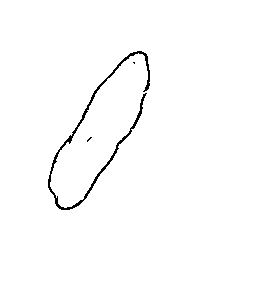
#> input picture bud3/images/edged_img/image_08-07-2020_01-00-40_PM.png, 280 x 288 px; its folder holds 4 pictures in this run
$ python main.py   (older library calls are emulated)
#> lines starting #> are read from the running program, lines starting #| are printed output that depends on the picture; after the words box and inside, x2 and y2 are one past the last pixel; in counts of white or black regions, pixels touching at a corner belong together
### bud3/find_contours.py
import numpy as np
import cv2
import seaborn as sns
import matplotlib.pyplot as plt
import os
from math import sqrt
from datetime import datetime
from datetime import timedelta
import matplotlib.dates as mdates
from scipy import stats

def canny_edge(in_filename):
    img = cv2.imread(in_filename,0)
    gray_filtered = cv2.bilateralFilter(img, 10, 500, 2)

    # Using the Canny filter to get contours
    edges = cv2.Canny(gray_filtered, 20, 30)
    # Using the Canny filter with different parameters
    edges_high_thresh = cv2.Canny(gray_filtered, 60, 120)
    # Stacking the images to print them together
    # For comparison
    images = np.hstack((img, edges, edges_high_thresh))
    # Output the resulting

    cv2.imwrite('images/canny_img/canny_'+ \
                 os.path.splitext(os.path.basename(in_filename))[0] + \
                 '.png',images)
    return edges_high_thresh

def contours_metadata(contours):
    ##將contours的metadata存入contours_data
    contours_data={}
    cnts_perimeter=[]
    cnts_area=[]
    cnts_index=[]

    ## 計算資料分布改框的條件，因為小於200的資料太多，故刪除
    for c in contours:
        if cv2.contourArea(c)>200.0 and \
           cv2.arcLength(c,False)<600 :
            cnts_index.append(c)
            cnts_perimeter.append(cv2.arcLength(c,False))
            cnts_area.append(cv2.contourArea(c))
    contours_data['index']=cnts_index
    contours_data['perimeter']=cnts_perimeter
    contours_data['area']=cnts_area
    # show_statistic(contours_data['area'],25.0)

    # plt.hist(contours_data['area'], color = 'blue', edgecolor = 'black'
    #          ,bins = int((max(contours_data['area'])-min(contours_data['area']))/25.0))
    contours_data['area_avg']=np.average(contours_data['area'])
    contours_data['area_variance']=np.var(contours_data['area'])
    contours_data['area_std']=np.std(contours_data['area'])
    bp_dict=plt.boxplot(contours_data['area'])

    contours_data['area_Q1']=[item.get_ydata()[1] for item in bp_dict['boxes']][0]
    contours_data['area_Q3']=[item.get_ydata()[3] for item in bp_dict['boxes']][0]
    contours_data['area_median']=[item.get_ydata()[1] for item in bp_dict['medians']][0]
    contours_data['area_min']=[item.get_ydata()[1] for item in bp_dict['whiskers']][0]
    contours_data['area_max']=[item.get_ydata()[1] for item in bp_dict['whiskers']][1]

    plt.clf()
    plt.close()
    # [5 lines of commented-out code are left out]

    return contours_data


def myfunc(x):
    return slope * x + intercept

#draw_fitline v0.1.1 updated at 2020/08/06
#x, y: data to fit
#pyplot_formatter: pyplot Format Strings
#fit_type: one of "exp", "poly", "linear"
# "poly" will use 3rd degree polynomial to draw the fit curve

# The original x value bases on timestamps
# and the value is too big, regression function will have ugly coefficients to display
# We use twiny() to draw on another x-axis
# to avoid the problem here
def draw_fitline(ax, x, y, pyplot_formatter, fit_type):
    draw_fitline
    def R2(x, y, coefs):
        p = np.poly1d(coefs)
        yhat = p(x) # or [p(z) for z in x]
        ybar = np.sum(y)/len(y)          # or sum(y)/len(y)
        ssreg = np.sum((yhat-ybar)**2)   # or sum([ (yihat - ybar)**2 for yihat in yhat])
        sstot = np.sum((y - ybar)**2)    # or sum([ (yi - ybar)**2 for yi in y])
        return ssreg / sstot

    order = 3
    dot_num = 100
    x_base = x[0]
    x = [item - x_base for item in x]
    xp = np.linspace(x[0], x[-1], dot_num)

    main_ax = ax.twiny()
    original_xlim = ax.get_xlim()
    main_ax.set_xlim([timestamp - x_base for timestamp in original_xlim])


    if fit_type == "exp":

        # Using polyfit to compute exponential regression function
        # y = b*exp(a*x)
        exp_coef = np.polyfit(x, np.log(y), 1)
        pexp = np.poly1d(exp_coef)

        # But be careful, to transform a linear function to a exponential function
        # we should addjust coefficients.
        print(exp_coef)
        a = exp_coef[0]
        b = np.exp(exp_coef[1])

        print("R2 value: ")
        print(R2(x, np.log(y), exp_coef))
        print("for function y = b*exp(a*x), b = {b:e}, a={a:e}".format(b=b, a=a))
        line_expfit, = main_ax.plot(xp, np.exp(pexp(xp)), label=r'exponential regression $y = {b:.2f}e^{{{a:.2f}x}}$'.format(b=b, a=a))
        main_ax.legend(handles=[line_expfit])

        return line_expfit


    elif fit_type == "linear":
        slope, intercept, r, p, std_err = stats.linregress(x, y)
        y_regression = [slope * n + intercept for n in x]

        print("R2 value: ")
        print(R2(x, y, [slope, intercept]))
        print("for function y = a*x + b, a = {a}, b = {b}".format(a=slope, b=intercept))

        line_regression, = main_ax.plot(x, y_regression, label=r'linear regression $y = {a:.2f}x + {b:.2f}$'.format(a=slope, b=intercept))
        main_ax.legend(handles=[line_regression])

        return line_regression

    elif fit_type == "poly":
        poly_coef = np.polyfit(x, y, order)
        p3 = np.poly1d(poly_coef)

        print("R2 value: ")
        print(R2(x, y, poly_coef))
        print("for function y = ax^3 + bx^2 + cx + d, \n a = {a}, \n b = {b}, \n c = {c}, \n d = {d}".format(
            a=poly_coef[3],
            b=poly_coef[2],
            c=poly_coef[1],
            d=poly_coef[0]))

        line_regression, = main_ax.plot(xp, p3(xp), label=r'polynomial regression $y = {a:.2f}x^3 + {b:.2f}x^2 + {c:.2f}x + {d:.2f}$'.format(
            a=poly_coef[3],
            b=poly_coef[2],
            c=poly_coef[1],
            d=poly_coef[0]))
        main_ax.legend(handles=[line_regression])

        return line_regression


def BudContours():
    directory="images/edged_img/"
    datetime_objects=[]
    files=[]
    banana_volume_list=[]
    for filename in os.listdir(directory):
        if filename.endswith(".jpg") or filename.endswith(".png"):
            # [5 lines of commented-out code are left out]
            datetime_objects.append(datetime.strptime(filename,"image_%d-%m-%Y_%I-%M-%S_%p.png"))
#> pass 2 of the loop in BudContours, `for filename in os.listdir(directory):`:
#> pass 3 of the loop in BudContours, `for filename in os.listdir(directory):`:
#> the loop made 4 passes; the first 3 are shown
            # datetime_objects.append(datetime.strptime(date_info,"%m_%d_%H_%M_%S"))
            # print("--",os.path.join(directory,filename))

    datetime_objects=sorted(datetime_objects)
    for d in datetime_objects:
        filename=d.strftime("image_%d-%m-%Y_%I-%M-%S_%p.png")
        files.append(os.path.join(directory,filename))
        # print("--",os.path.join(directory,filename))

    for f in files:
        edges = canny_edge(f)
#> in canny_edge, `img = cv2.imread(in_filename,0)`: img: shape (288, 280); 98.8% white; black in thin lines or dots, all inside (x1, y1, x2, y2) = (48, 51, 150, 210)
#> in canny_edge, `gray_filtered = cv2.bilateralFilter(img, 10, 500, 2)`:
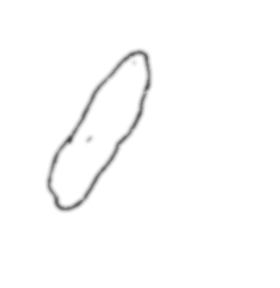
#> gray_filtered: shape (288, 280); min 71, max 255, mean 252
#> in canny_edge, `edges = cv2.Canny(gray_filtered, 20, 30)`:
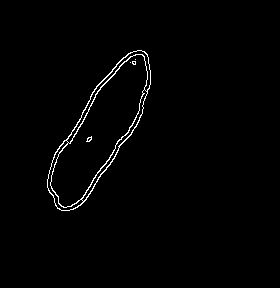
#> edges: shape (288, 280); 1.2% white in thin lines or dots, all inside (x1, y1, x2, y2) = (47, 50, 151, 211)
#> in canny_edge, `images = np.hstack((img, edges, edges_high_thresh))`:
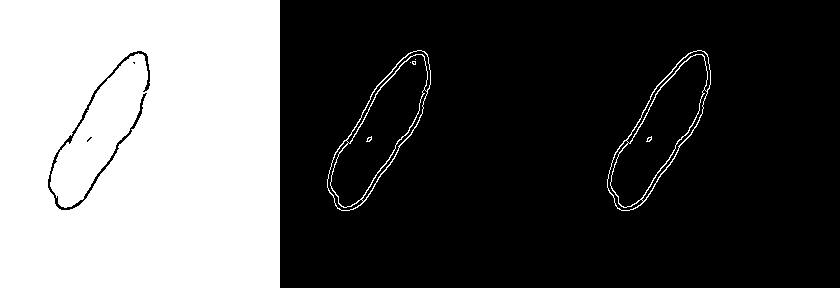
#> images: shape (288, 840); 33.8% white; 8 white regions (5 under 20 px)
        ret,thresh = cv2.threshold(edges,127,255,0)
        # [4 lines of commented-out code are left out]
        _, contours, hierarchy = cv2.findContours(thresh,cv2.RETR_EXTERNAL,cv2.CHAIN_APPROX_SIMPLE)
#> contours = 1 contour; box (x1, y1, x2, y2) and area: (47, 50, 151, 211) 7773
        metadata = contours_metadata(contours)
#> the loop in contours_metadata, `for c in contours:` made 1 pass
#> after the loop in contours_metadata, `for c in contours:`: cnts_area = [7773]; cnts_index has the same summary as contours in BudContours; cnts_perimeter = [419.7]
#> in contours_metadata, `bp_dict=plt.boxplot(contours_data['area'])`: bp_dict = 6 items
#> metadata = 11 items
        minimum =metadata['area_min']
#> minimum = 7773
        median =metadata['area_median']
#> median = 7773
        maximum =metadata['area_max']
#> maximum = 7773
        area_avg = metadata['area_avg']
#> area_avg = 7773
        area_std = metadata['area_std']
#> area_std = 0
        q1=metadata['area_Q1']
#> q1 = 7773
        cnt_with_area =[]
        total_area = 0.0
        total_volume = 0.0
        # /** 針對average、standard deviation去篩選contours */
        for c in contours:
            #if cv2.contourArea(c)>(minimum)and \
             #cv2.contourArea(c)<(maximum):
            cnt_with_area.append(c)
            a = cv2.contourArea(c)
            total_area += a
            total_volume += sqrt(a)**3
#> this loop made 1 pass
#> (a, total_area, total_volume) on pass 1: (7773, 7773, 685303.6)
#> after the loop, cnt_with_area has the same summary as contours; total_area = 7773; total_volume = 685303.6
        # print(len(cnt_with_area))

        # /** 使用Q1、medina、Q3來篩選contours
        # for c in contours:
        #     if cv2.contourArea(c)> median and \
        #         cv2.contourArea(c)< maximum :
        #         cnt_with_area.append(c)
        #         total_area += cv2.contourArea(c)

        read_filename = directory+ \
                        os.path.splitext(os.path.basename(f))[0] +\
                    '.png'
        print(read_filename)
        out_filename = 'images/result_pics/res_' + os.path.splitext(os.path.basename(f))[0] + '.png'
        result = cv2.drawContours(cv2.imread(read_filename), cnt_with_area, -1, (0,0,255), 2)
        cv2.imwrite(out_filename, result)
        ## 畫圖
        # if len(cnt_with_area)!=0.0:
        # print(total_area)
        # print(cnt_with_area)
        avg_area = total_area / len(cnt_with_area)
#> avg_area = 7773

        banana_volume = sqrt(avg_area)**3
#> banana_volume = 685303.6
        avg_volume = total_volume / len(cnt_with_area)
#> avg_volume = 685303.6
        # [4 lines of commented-out code are left out]
        banana_volume_list.append(avg_area)
#> pass 2 of the loop in BudContours, `for f in files:`:
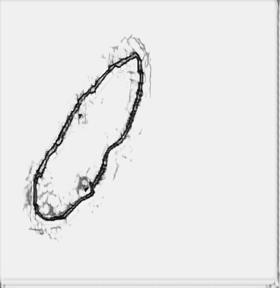
#> input picture bud3/images/edged_img/image_09-07-2020_01-00-10_AM.png, 280 x 288 px
#> in canny_edge, img is the input picture: shape (288, 280); min 3, max 255, mean 232.4
#> in canny_edge (call 2), `edges = cv2.Canny(gray_filtered, 20, 30)`:
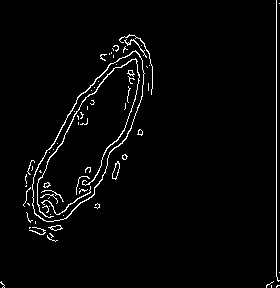
#> edges: shape (288, 280); 2.7% white in thin lines or dots
#> edges_high_thresh: shape (288, 280); 1.9% white in thin lines or dots, all inside (x1, y1, x2, y2) = (23, 0, 280, 282)
#> contours = 6 contours, 5 with area under 20; largest, box (x1, y1, x2, y2) and area: (32, 50, 145, 222) 9416
#> the loop in contours_metadata (call 2), `for c in contours:` made 6 passes
#> c on pass 2: [[27, 203], [29, 205], [29, 204], [28, 203]]
#> after the loop in contours_metadata (call 2), `for c in contours:`: cnts_area = [9416]; cnts_index = 1 contour; box (x1, y1, x2, y2) and area: (32, 50, 145, 222) 9416; cnts_perimeter = [457.7]
#> minimum = 9416
#> the loop in BudContours, `for c in contours:` made 6 passes
#> (a, total_area, total_volume) on passes 4 to 6: (9416, 9427.5, 913718), (8.5, 9436, 913742.8), (1.5, 9437.5, 913744.6)
#> after the loop in BudContours, `for c in contours:`: cnt_with_area has the same summary as contours; total_area = 9437.5; total_volume = 913744.6
#> in BudContours, `result = cv2.drawContours(cv2.imread(read_filename), cnt_with_area, -1..`:
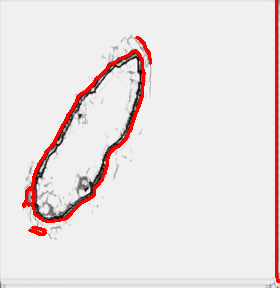
#> result: shape (288, 280, 3); mean B, G, R 226.3, 226.3, 234.9
#> avg_area = 1572.9
#> banana_volume = 62381.9
#> avg_volume = 152290.8
#> pass 3 of the loop in BudContours, `for f in files:`:
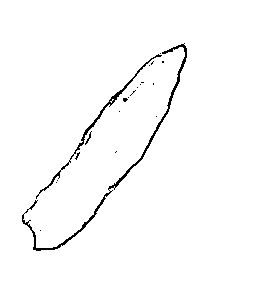
#> input picture bud3/images/edged_img/image_10-07-2020_01-00-23_PM.png, 280 x 288 px
#> img: shape (288, 280); 98.3% white; black in thin lines or dots, all inside (x1, y1, x2, y2) = (22, 43, 187, 251)
#> edges: shape (288, 280); 1.9% white in thin lines or dots, all inside (x1, y1, x2, y2) = (21, 43, 188, 252)
#> in canny_edge (call 3), `images = np.hstack((img, edges, edges_high_thresh))`:
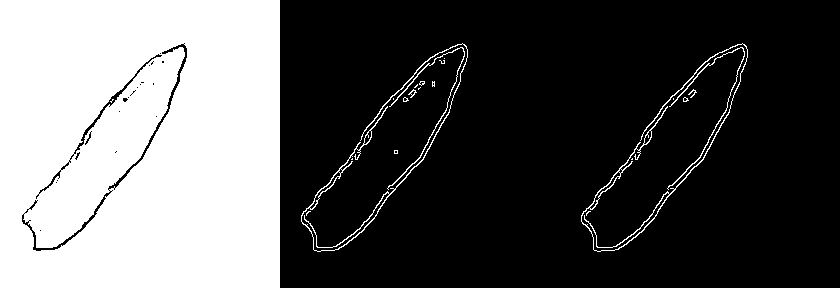
#> images: shape (288, 840); 34% white; 23 white regions (16 under 20 px)
#> contours = 7 contours, 5 with area under 20; largest, box (x1, y1, x2, y2) and area: (21, 43, 188, 252) 572, (107, 47, 185, 190) 112
#> minimum = nan
#> the loop in BudContours, `for c in contours:` made 7 passes
#> (a, total_area, total_volume) on passes 5 to 7: (10.5, 27.5, 90.71), (112.5, 140, 1284), (572.5, 712.5, 14982.1)
#> after the loop in BudContours, `for c in contours:`: cnt_with_area has the same summary as contours; total_area = 712.5; total_volume = 14982.1
#> in BudContours, `result = cv2.drawContours(cv2.imread(read_filename), cnt_with_area, -1..`:
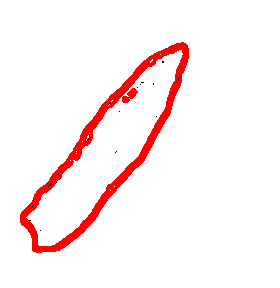
#> result: shape (288, 280, 3); mean B, G, R 241.1, 241.1, 254.8
#> avg_area = 101.8
#> banana_volume = 1026.9
#> avg_volume = 2140.3
#> the loop made 4 passes; the first 3 are shown
    x = list(range(1, len(banana_volume_list)+1))
    x = np.array([ i.toordinal() for i in datetime_objects ])
    y_dots = np.array(banana_volume_list)
    for co in range(len(y_dots)):
        if y_dots[co] > 10000.0:
            y_dots = filterData(co , y_dots)
    ###filter array
    #if you don't want data be filtered
    #you can always comment these lines
    filter_array = y_dots > 0  #y_dots > 0 equals to return np.where(y_dots!=0)
    x = x[filter_array]
    y_dots = y_dots[filter_array]       #y_dots[np.where(y_dots != 0)]
    ###filter array end
    ax = plt.gca()
    formatter = mdates.DateFormatter("%b")
    ax.xaxis.set_major_formatter(formatter)

    locator = mdates.MonthLocator()
    ax.xaxis.set_major_locator(locator)

    formatter = mdates.DateFormatter("%d")
    ax.xaxis.set_minor_formatter(formatter)

    locator = mdates.DayLocator()
    ax.xaxis.set_minor_locator(locator)

    left_range = min(datetime_objects) - timedelta(days=1)
    right_range = max(datetime_objects) + timedelta(days=1)

    # ax.set_xlim([datetime(2020, 6, 10), datetime(2020, 7, 1)])
    ax.set_xlim([left_range, right_range])

    ax.scatter(x, y_dots)

    draw_fitline(ax, x, y_dots, '-', 'exp')

    plt.savefig("scatter.png")
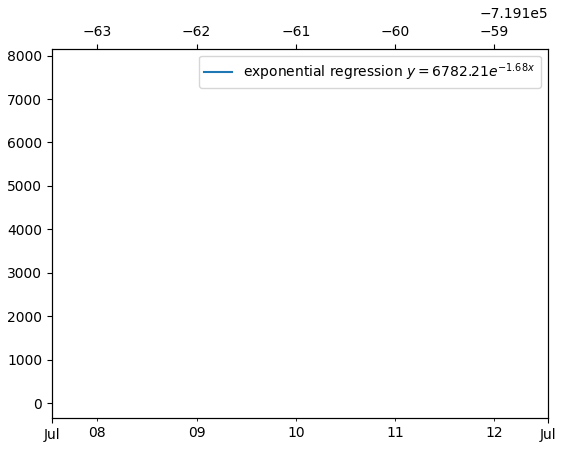
#> figure drawn by matplotlib, 2 panels; panel 2: curve peaks at x = 0, y = 6782.2

    plt.show()

# [14 lines left out: function filterData, not called in this run]

### bud3/main.py
import sys
import os
import argparse
import tensorflow as tf
import utls.dataset_manager as dm
from test import m_tester
from preprocess import ImgPreprocess, ImgPreprocess_1
from find_contours import BudContours

def config_model():
    parser = argparse.ArgumentParser(description='Basic details to run HED')
    # dataset config
    parser.add_argument('--train_dataset', default='BIPED', choices=['BIPED','BSDS'])
    parser.add_argument('--test_dataset', default='CLASSIC', choices=['BIPED', 'BSDS','MULTICUE','NYUD','PASCAL','CID','DCD'])
    parser.add_argument('--dataset_dir',default=None,type=str) # default:'/opt/dataset/'
    parser.add_argument('--dataset_augmented', default=True,type=bool)
    parser.add_argument('--train_list',default='train_rgb.lst', type=str) # BSDS train_pair.lst, SSMIHD train_rgb_pair.lst/train_rgbn_pair.lst
    parser.add_argument('--test_list', default='test_pair.lst',type=str) # for NYUD&BSDS:test_pair.lst, ssmihd: msi_test.lst/vis_test.lst
    parser.add_argument('--trained_model_dir', default='train_1',type=str) # 'trainV2_RN'
    # SSMIHD_RGBN msi_valid_list.txt and msi_test_list.txt is for unified test
    parser.add_argument('--use_nir', default=False, type=bool)
    parser.add_argument('--use_dataset', default=False, type=bool) # test: dataset TRUE single image FALSE
    # model config
    parser.add_argument('--model_state', default='test', choices=['train','test','None']) # always in None
    parser.add_argument('--model_name', default='DXN',choices=['DXN','XCP','None'])
    parser.add_argument('--use_v1', default=False,type=bool)
    parser.add_argument('--model_purpose', default='edges',choices=['edges','restoration','None'])
    parser.add_argument('--batch_size_train',default=8,type=int)
    parser.add_argument('--batch_size_val',default=8, type=int)
    parser.add_argument('--batch_size_test',default=1,type=int)
    parser.add_argument('--checkpoint_dir', default='checkpoints',type=str)
    parser.add_argument('--logs_dir', default='logs',type=str)
    parser.add_argument('--learning_rate',default=1e-4, type=float) # 1e-4=0.0001
    parser.add_argument('--lr_scheduler',default=None,choices=[None,'asce','desc']) # check here
    parser.add_argument('--learning_rate_decay', default=0.1,type=float)
    parser.add_argument('--weight_decay', default=0.0002, type=float)
    parser.add_argument('--model_weights_path', default='vgg16_.npy')
    parser.add_argument('--train_split', default=0.9, type=float) # default 0.8
    parser.add_argument('--max_iterations', default=150000, type=int) # 100000
    parser.add_argument('--learning_decay_interval',default=25000, type=int) # 25000
    parser.add_argument('--loss_weights', default=1.0, type=float)
    parser.add_argument('--save_interval', default=20000, type=int)  # 50000
    parser.add_argument('--val_interval', default=30, type=int)
    parser.add_argument('--use_subpixel', default=None, type=bool)  # None=upsampling with transp conv
    parser.add_argument('--deep_supervision', default=True, type= bool)
    parser.add_argument('--target_regression',default=True, type=bool) # true
    parser.add_argument('--mean_pixel_values', default=[103.939,116.779,123.68, 137.86], type=float)# [103.939,116.779,123.68]
    # for Nir pixels mean [103.939,116.779,123.68, 137.86]
    parser.add_argument('--channel_swap', default=[2,1,0], type=int)
    parser.add_argument('--gpu-limit',default=1.0, type= float, )
    parser.add_argument('--use_trained_model', default=True,type=bool) # for vvg16
    parser.add_argument('--use_previous_trained', default=False, type=bool)
    # image configuration
    parser.add_argument('--image_width', default=960, type=int) # 480 NYUD=560 BIPED=1280 default 400 other 448
    parser.add_argument('--image_height', default=560, type=int) # 480 for NYUD 425 BIPED=720 default 400
    parser.add_argument('--n_channels', default=3, type=int) # last ssmihd_xcp trained in 512
    # test config
    parser.add_argument('--test_snapshot', default=149736, type=int) #  BIPED: 149736 BSDS:101179
    #DexiNedv1=149736,DexiNedv2=149999
    parser.add_argument('--testing_threshold', default=0.0, type=float)
    parser.add_argument('--base_dir_results',default=None,type=str) # default: '/opt/results/edges'
    args = parser.parse_args()
    return args

def get_session(gpu_fraction):

    num_threads = False
    gpu_options = tf.GPUOptions(per_process_gpu_memory_fraction=gpu_fraction)

    if num_threads:
        return tf.Session(config=tf.ConfigProto(gpu_options=gpu_options, intra_op_parallelism_threads=num_threads))
    else:
        return tf.Session(config=tf.ConfigProto())


##================== Main Functions in System ==================
def getEdge(args):
    sess = get_session(args.gpu_limit)
    tester = m_tester(args)
    tester.setup(sess)
    tester.run(sess)


def main(args):
    # ImgPreprocess()
    # ImgPreprocess_1()
    # getEdge(args)
    BudContours()


if __name__ == '__main__':
    args = config_model()
    main(args)
